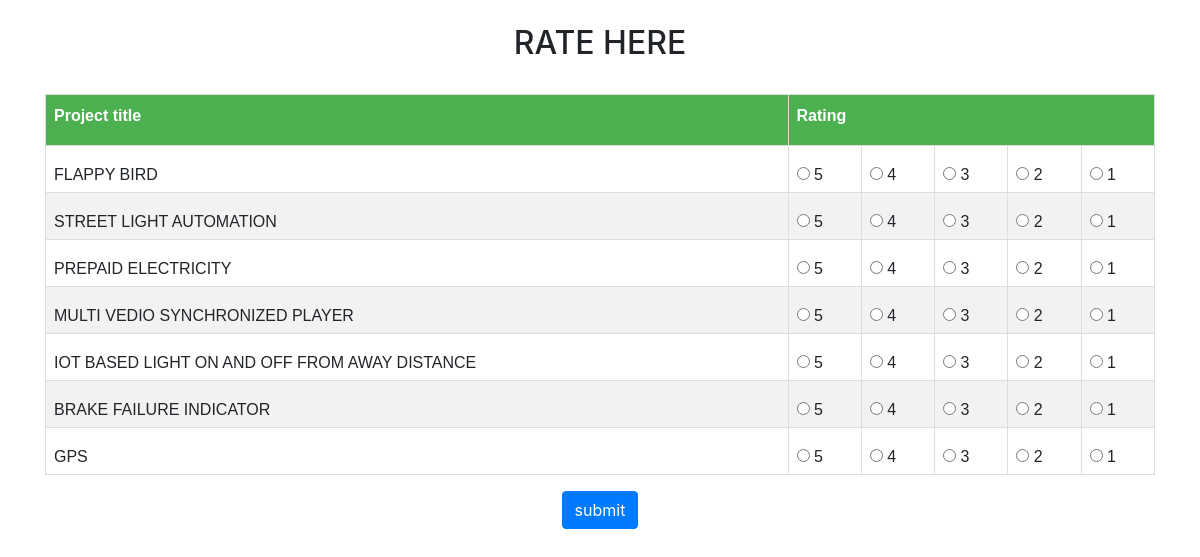
The app's page /rate.php with its own data.
### tables this page shows
CREATE TABLE `project` (
  `pid` int(30) NOT NULL,
  `ptitle` text NOT NULL,
  `team_leader` char(30) NOT NULL,
  `member1` char(30) NOT NULL,
  `member2` char(30) NOT NULL,
  `member3` char(30) NOT NULL
);

### rate.php (the view, shortened to what this page needs)
<html>
<head>
<link rel="stylesheet" href="v4bootstrap.min.css" >
<link rel="stylesheet" href="all.css" >
</head>
<body>
<center>
<div class="container">
		<h2>RATE HERE</h2>
	<form name="myform" action="rate_list.php" method="POST">
		<table id="customers" class="table table-bordered" style="min-width:50px;" align="center">
			<tr>
			<th><label>Project title</label></th>
			<th colspan="5">Rating</th>
			</tr>
			<tr>
		<?php
			include("dbcon.php");
			$sql_department ="SELECT * FROM project";
			$department_data = mysqli_query($con,$sql_department);
			while($row = mysqli_fetch_assoc($department_data))
			{
				$id= $row['pid'];
				?>
				<tr>
					<td><?php echo $row['ptitle'];?></td>
					<td><input type="radio" name="<?php echo 'rate'.$id;?>" value="5"> 5</td>
					<td><input type="radio" name="<?php echo 'rate'.$id;?>" value="4"> 4</td>
					<td><input type="radio" name="<?php echo 'rate'.$id;?>" value="3"> 3</td>
					<td><input type="radio" name="<?php echo 'rate'.$id;?>" value="2"> 2</td>
					<td><input type="radio" name="<?php echo 'rate'.$id;?>" value="1"> 1</td>
				</tr><?php
			}
		mysqli_close($con);?>
		</table>
		<input type="submit" value="submit" class="btn btn-primary">
	</form>
	</div>
</center>
</body>
</html>

### rate.php (style rules this page uses)
body { background:; background-repeat: no-repeat; background-size: cover; }
#customers { font-family: "Trebuchet MS", Arial, Helvetica, sans-serif; border-collapse: collapse; width: 100%; }
#customers td, #customers th { border: 1px solid #ddd; padding: 8px; }
#customers tr:nth-child(even) { background-color: #f2f2f2; }
#customers th { padding-top: 12px; padding-bottom: 12px; text-align: left; background-color: #4CAF50; color: white; }
#customers td { padding-top: 20px; }

### records on screen
project: ptitle "FLAPPY BIRD"
project: ptitle "STREET LIGHT AUTOMATION"
project: ptitle "PREPAID ELECTRICITY"
project: ptitle "MULTI VEDIO SYNCHRONIZED PLAYER"
project: ptitle "IOT BASED LIGHT ON AND OFF FROM AWAY DISTANCE"
project: ptitle "BRAKE FAILURE INDICATOR"
project: ptitle "GPS"
